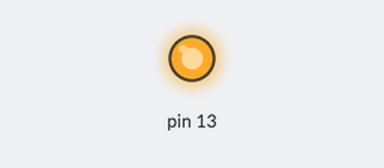
Recording of a sketch running on a simulated Arduino Uno, built with avr-gcc and run on an emulated ATmega328P. Parts: output pins drawn as LEDs (lit = HIGH).

Above: at 0.7 s.
At 2.1 s:
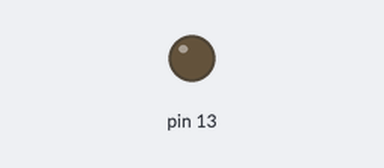
Timing chart, 0 to 3.0 s (numbered marks = the images above):
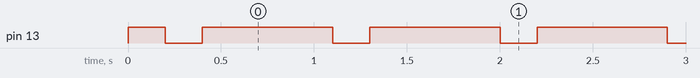

The sketch:

blink.ino
```cpp
// Day 1 - Blink an LED on pin 13
// Wiring: pin 13 -> 220 ohm resistor -> LED long leg (+), LED short leg (-) -> GND
// Lesson learned: never put both LED legs in the same breadboard row (short circuit)

void setup() {
  pinMode(13, OUTPUT);
}

void loop() {
  digitalWrite(13, HIGH);
  delay(200);
  digitalWrite(13, LOW);
  delay(200);
  digitalWrite(13, HIGH);
  delay(500);
}
```

Measured:
- by itself, pin 13: repeats every 0.90 s: LOW 0.20 s, HIGH 0.70 s
